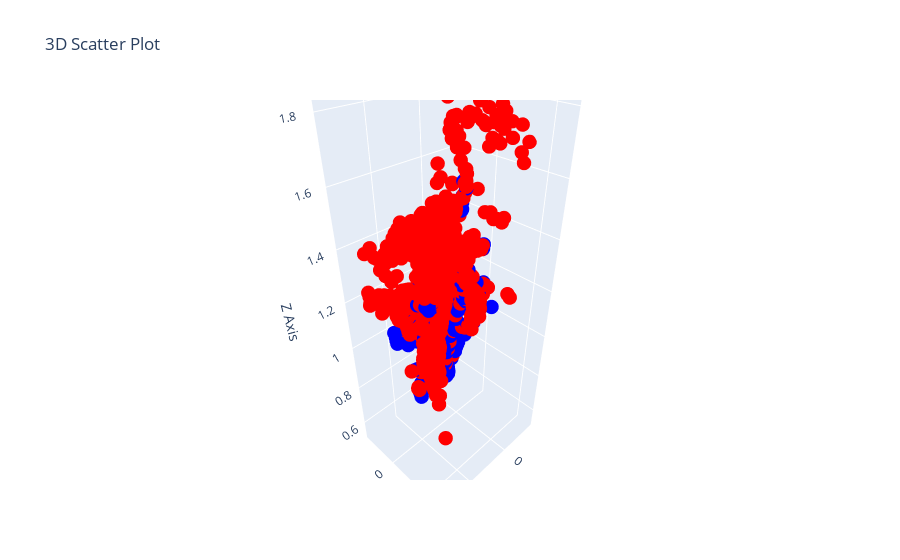

Here is the notebook cell this chart was saved with:
### Code cell
d_scatter = np.array(points)
x = d_scatter[:, 0]
y = d_scatter[:, 1]
z = d_scatter[:, 2]

import plotly.graph_objects as go
fig = go.Figure(data=[go.Scatter3d(
    x=x,
    y=y,
    z=z,
    mode='markers',
    marker=dict(
        size=5,
        color=good_bad_color,
    )
)])

# Set layout labels
fig.update_layout(
    scene=dict(
        xaxis_title='X Axis',
        yaxis_title='Y Axis',
        zaxis_title='Z Axis'
    ),
    title='3D Scatter Plot'
)

# Show the plot
fig.show()

### Figure 1 — Plotly figure (JSON) as saved in the notebook; plotly's stock layout.template omitted (floating-point values rounded to 4 significant figures; data arrays with more than 128 entries replaced by an {"elided": "..."} marker saying what was removed)
{"data": [{"marker": {"color": {"elided": "1738 str values"}, "size": 5}, "mode": "markers", "type": "scatter3d", "x": {"elided": "1738 float values"}, "y": {"elided": "1738 float values"}, "z": {"elided": "1738 float values"}}], "layout": {"scene": {"xaxis": {"title": {"text": "X Axis"}}, "yaxis": {"title": {"text": "Y Axis"}}, "zaxis": {"title": {"text": "Z Axis"}}}, "title": {"text": "3D Scatter Plot"}}}
